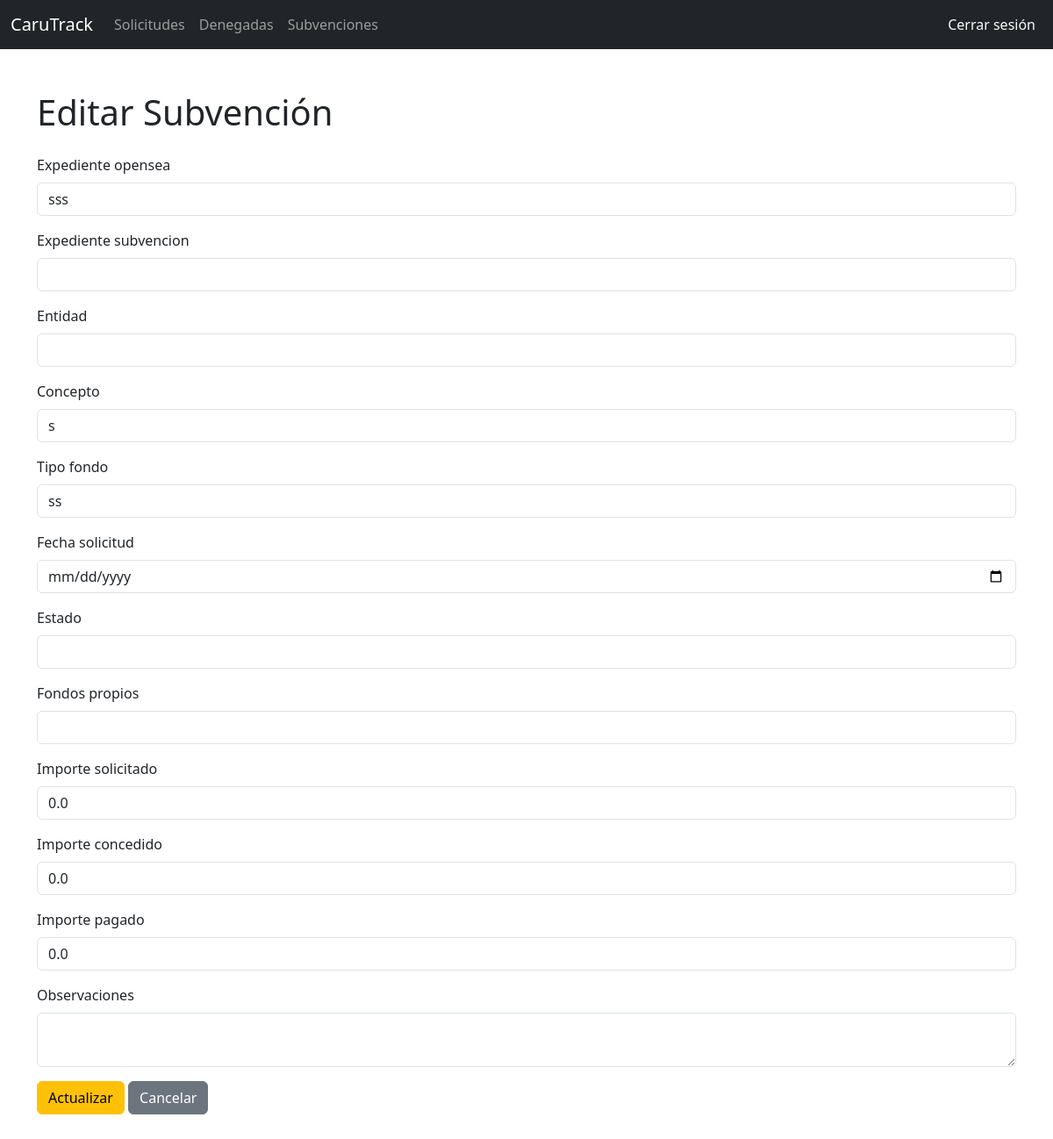
The page /editar/1 (signed in) on the database its author committed.
### app/models.py (models this page shows, shortened)
class Subvencion(db.Model):
    id = db.Column(db.Integer, primary_key=True)
    expediente_opensea = db.Column(db.String(50))
    expediente_subvencion = db.Column(db.String(50))
    entidad = db.Column(db.String(150))
    concepto = db.Column(db.String(250))
    tipo_fondo = db.Column(db.String(100))
    fecha_solicitud = db.Column(db.Date)
    estado = db.Column(db.String(100))
    fondos_propios = db.Column(db.String(10))
    importe_solicitado = db.Column(db.Float)
    importe_concedido = db.Column(db.Float)
    importe_pagado = db.Column(db.Float)
    observaciones = db.Column(db.Text)

### app/routes.py (the view, shortened to what this page needs)
@main.route('/editar/<int:id>', methods=['GET', 'POST'])
@login_required
@rol_requerido('gestor')
def editar_subvencion(id):
    subv = Subvencion.query.get_or_404(id)
    return render_template('editar.html', subv=subv)

### app/__init__.py (called while the page is built)
def create_app():
    app = Flask(__name__)
    app.config.from_object('config.Config')
    db.init_app(app)
    migrate.init_app(app, db)
    bcrypt.init_app(app)
    login_manager.init_app(app)
    from .routes import main
    app.register_blueprint(main)
    @login_manager.user_loader
    def load_user(user_id):
        return Usuario.query.get(int(user_id))
    return app

### app/routes.py (called while the page is built)
def rol_requerido(*roles):
    def decorador(f):
        @wraps(f)
        def decorado(*args, **kwargs):
            if current_user.rol not in roles:
                abort(403)
            return f(*args, **kwargs)
        return decorado
    return decorador

### app/templates/editar.html (shortened to what this page needs)
{% extends "base.html" %}
{% block content %}
<h1 class="mb-4">Editar Subvención</h1>
<form method="POST">
    {% for field in ['expediente_opensea', 'expediente_subvencion', 'entidad', 'concepto', 'tipo_fondo', 'fecha_solicitud', 'estado', 'fondos_propios', 'importe_solicitado', 'importe_concedido', 'importe_pagado'] %}
        <div class="mb-3">
            <label class="form-label">{{ field.replace('_', ' ').capitalize() }}</label>
            <input type="{{ 'date' if field == 'fecha_solicitud' else 'text' }}" name="{{ field }}" value="{{ subv[field] if field != 'fecha_solicitud' else subv.fecha_solicitud }}" class="form-control">
        </div>
    {% endfor %}
    <div class="mb-3">
        <label class="form-label">Observaciones</label>
        <textarea name="observaciones" class="form-control">{{ subv.observaciones }}</textarea>
    </div>
    <button type="submit" class="btn btn-warning">Actualizar</button>
    <a href="{{ url_for('main.index') }}" class="btn btn-secondary">Cancelar</a>
</form>
{% endblock %}

### rows shown on the page
Subvencion: expediente_opensea "sss" "s" "ss" "0.0" "0.0" "0.0"

### other values the page prints
{{ field.replace('_', ' ').capitalize() }} "Expediente opensea" "Expediente subvencion" "Entidad" "Concepto" "Tipo fondo" "Fecha solicitud" "Estado" "Fondos propios" "Importe solicitado" "Importe concedido" "Importe pagado"
